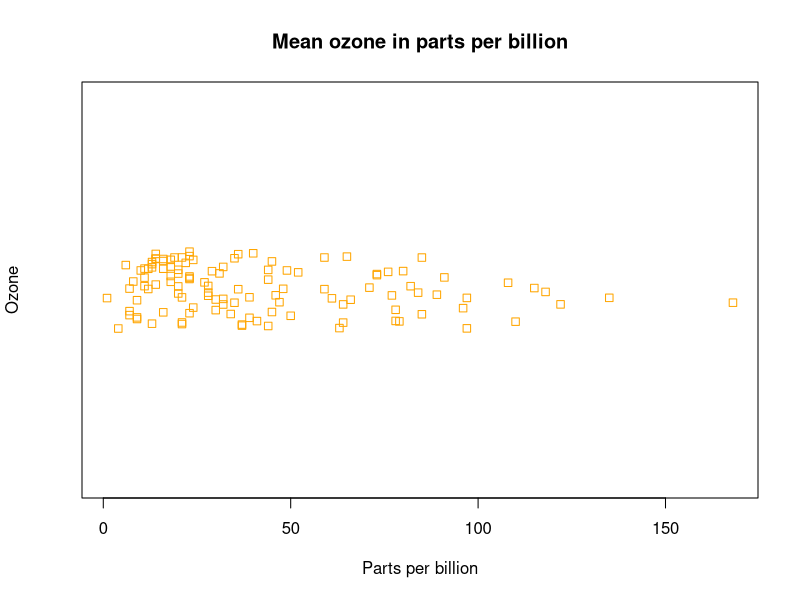

Write R code to recreate this figure.
head(airquality)

stripchart(airquality$Ozone,
           main = "Mean ozone in parts per billion",
           xlab="Parts per billion",
           ylab = "Ozone",
           col="orange",
           method = "jitter")
